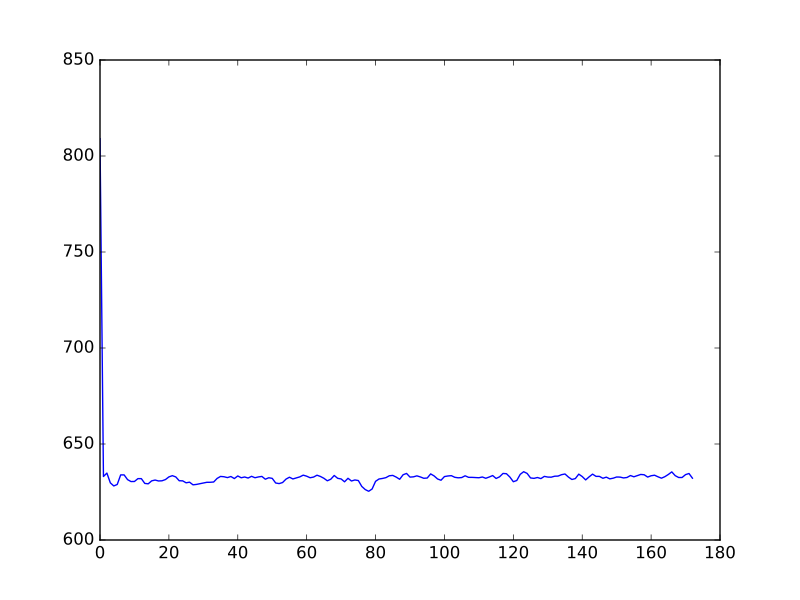

Here is the Python script that generated this plot:
n_trs = img.shape[-1]
data = img.get_data()
std_devs = []
for vol_no in range(n_trs):
    vol = data[..., vol_no]
    std_devs.append(np.std(vol))
# ...
plt.plot(std_devs)
# [...]
